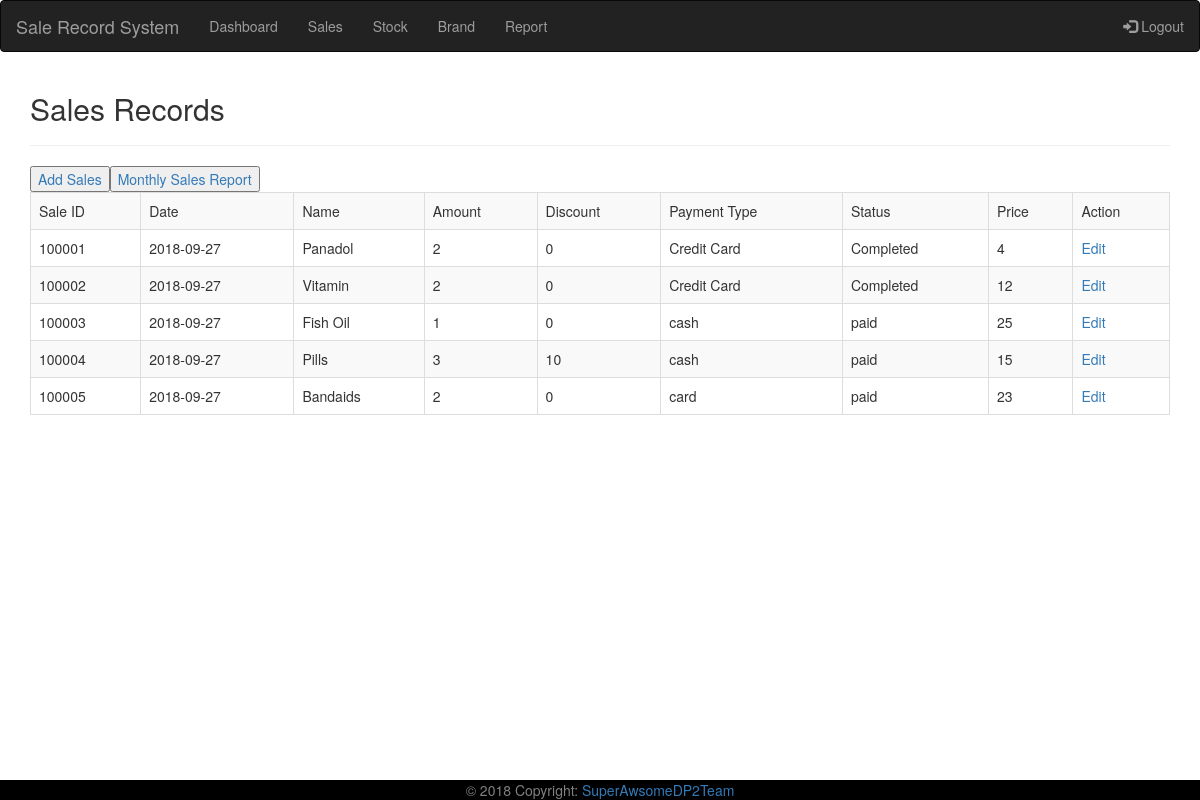
The page /sales.php on the database its author committed.
### tables this page shows
CREATE TABLE `sale` (
  `sale_id` int(255) NOT NULL,
  `sale_date` date NOT NULL,
  `sale_name` varchar(255) NOT NULL,
  `total_amount` int(255) NOT NULL,
  `discount` int(255) NOT NULL,
  `payment_type` varchar(255) NOT NULL,
  `payment_status` varchar(255) NOT NULL,
  `product_price` int(255) NOT NULL
);

### sales.php (the view, shortened to what this page needs)
<?php
require_once("action/dp_connect.php");
require_once("includes/header.php");
$sql = "SELECT * FROM `sale`";
$result = $connect->query($sql);
echo "<h2>Sales Records</h2><hr \>";
echo '<a href="add_sales.php"><button>Add Sales</button></a>';
echo '<a href="monthly_sales.php"><button>Monthly Sales Report</button></a>';
echo"<table border='1em' class='table table-bordered table-striped table-hover'>";
echo"
<tr>
  <td>Sale ID</td>
  <td>Date</td>
  <td>Name</td>
  <td>Amount</td>
  <td>Discount</td>
  <td>Payment Type</td>
  <td>Status</td>
  <td>Price</td>
  <td>Action</td>
</tr>";
while($row = $result->fetch_assoc())
{
    echo"
    <tr>
        <td>".$row["sale_id"]."</td>
        <td>".$row["sale_date"]."</td>
        <td>".$row["sale_name"]."</td>
        <td>".$row["total_amount"]."</td>
        <td>".$row["discount"]."</td>
        <td>".$row["payment_type"]."</td>
        <td>".$row["payment_status"]."</td>
        <td>".$row["product_price"]."</td>
        <td><a href='edit.php?id=".$row["sale_id"]."' target = '_blank'/a>Edit</td>
    </tr>";
}
echo"</table>";
?>
<?php
require_once("includes/footer.php"); ?>

### rows shown on the page
sale: sale_id "100001", sale_date "2018-09-27", sale_name "Panadol", total_amount "2", discount "0", payment_type "Credit Card", payment_status "Completed", product_price "4"
sale: sale_id "100002", sale_date "2018-09-27", sale_name "Vitamin", total_amount "2", discount "0", payment_type "Credit Card", payment_status "Completed", product_price "12"
sale: sale_id "100003", sale_date "2018-09-27", sale_name "Fish Oil", total_amount "1", discount "0", payment_type "cash", payment_status "paid", product_price "25"
sale: sale_id "100004", sale_date "2018-09-27", sale_name "Pills", total_amount "3", discount "10", payment_type "cash", payment_status "paid", product_price "15"
sale: sale_id "100005", sale_date "2018-09-27", sale_name "Bandaids", total_amount "2", discount "0", payment_type "card", payment_status "paid", product_price "23"
